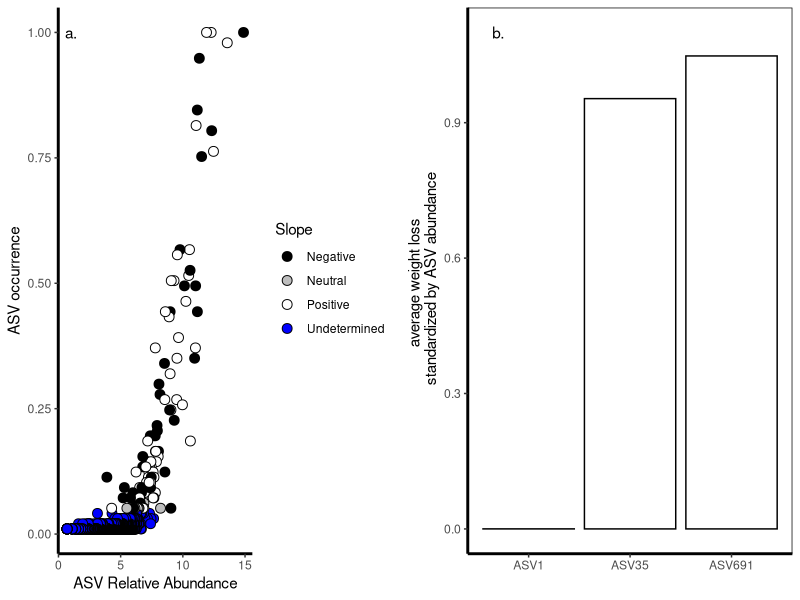

R code for this plot: (Note: this script raises an error after producing the figure.)
#title: "FunASV_plots"
#author: "Dr CG"
#date:"6/28/2025"

# Description:
# This script creates figures to identify ASV underlying function:
  # * ASV relative abundances vs function
  # * General patterns of ASV distribution and occurrences

# Libraries
library(ggplot2)
library(dplyr)
library(gridExtra)

# Plot themes
## With legend
Theme=theme_classic(base_size=11, base_family="Helvetica") +
  theme(axis.line = element_line(linewidth = 1, colour = "black", linetype = "solid")) +theme(plot.title = element_text(size = 12))
## Without legends
Theme2=Theme+ theme(legend.position="none") + theme(panel.border=element_rect(fill=NA))

# Load data - from 'Fig6_FunASV_plotprep.R' 
ASVlist2.div=read.table('output_tables/ASVlist2.txt', header=TRUE)
ASVrel.abund.pa.fun.sorted=read.table('output_tables/ASVrel.abund.pa.txt', header=TRUE)

# a. 
#### are there relationships between abundance, occurrence and function? No
ASVrel.abund.pa_plot_d=ggplot(ASVrel.abund.pa.fun.sorted, aes(log(ASVrel.abund), ASVpa.freq)) + 
  geom_point(aes(fill=Slope), size=3, shape=21) + Theme + 
  scale_fill_manual(values=c('black', 'grey', 'white', 'blue')) + 
  ylab('ASV occurrence') + xlab('ASV Relative Abundance') + 
  annotate('text', x=1, y=1, label='a.')

# b. how do these taxa compare in terms of their average contribution to function?
ASVselect=ASVrel.abund.pa.fun.sorted[c(which(ASVrel.abund.pa.fun.sorted$ASVcode=='ASV35'),
                           which(ASVrel.abund.pa.fun.sorted$ASVcode=='ASV1'),
                           which(ASVrel.abund.pa.fun.sorted$ASVcode=='ASV691')),]
avFunASV=ggplot(ASVselect, aes(ASVcode, ASVfunRat)) + geom_col(color='black', aes(fill=ASVcode)) +
  Theme2 + xlab('') + ylab('average weight loss \n standardized by ASV abundance') +
  scale_fill_manual(values=c('black', 'white', 'white'))+ 
  annotate('text', x=0.7, y=1.1, label='b.')


Fig6=arrangeGrob(ASVrel.abund.pa_plot_d, avFunASV, ncol=2)
quartz(width = 9, height=4.5)
plot(Fig6)
quartz.save('Figures/Fig6.png', type='png', dpi=300)
